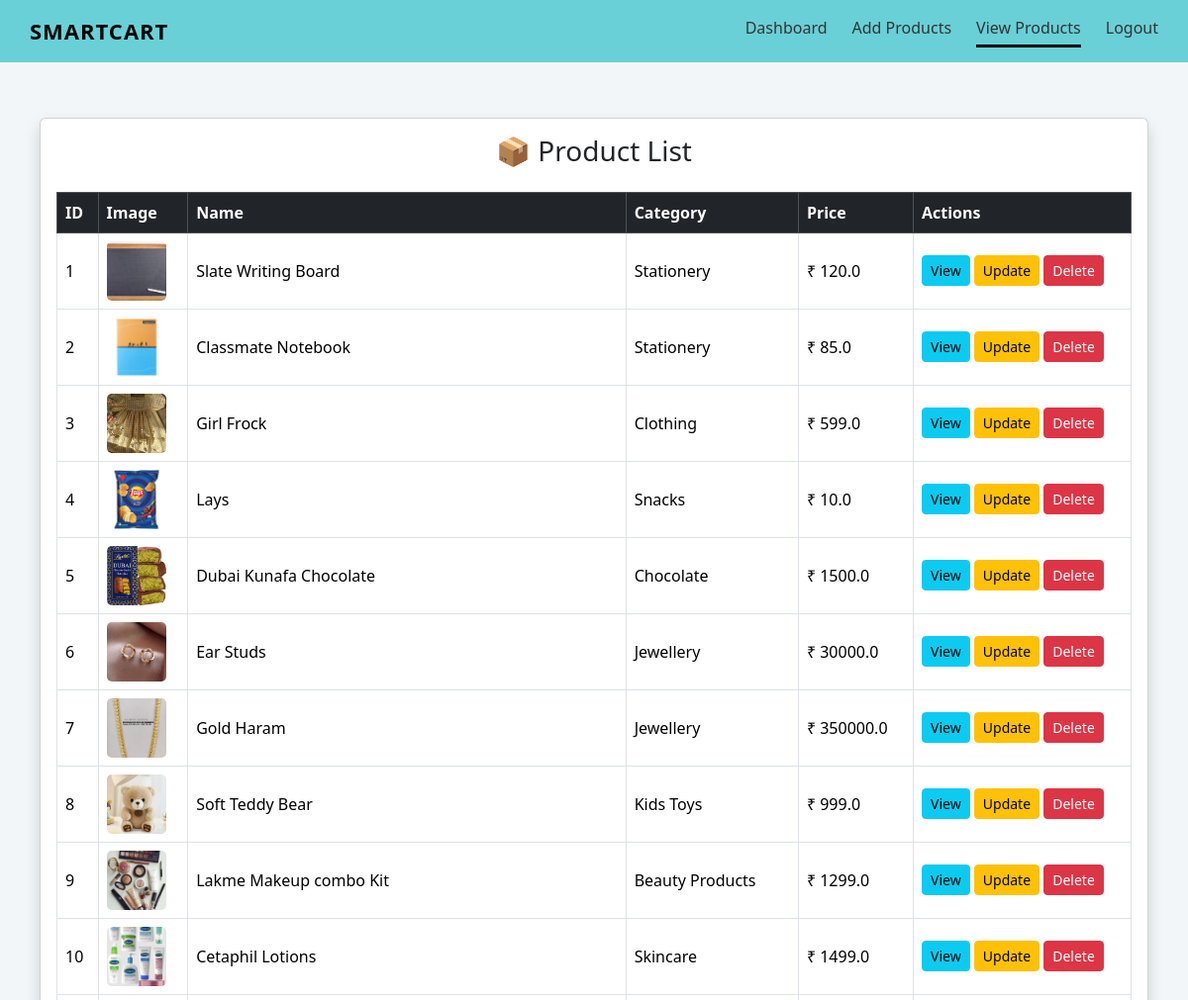
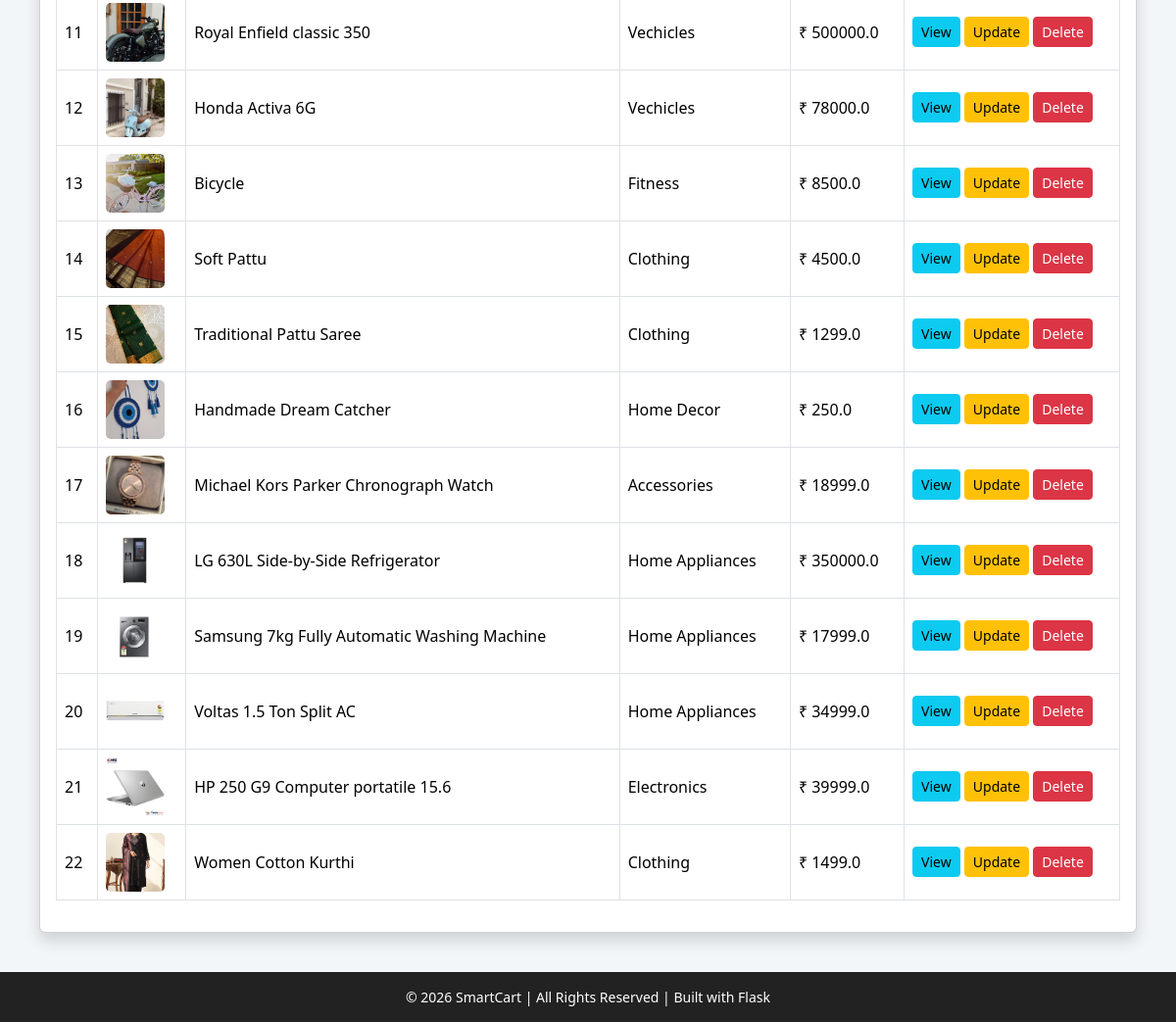
/admin/item-list (signed in), run on the app's committed database (2 pictures, top to bottom).
### tables this page shows
CREATE TABLE products (
    product_id INTEGER PRIMARY KEY AUTOINCREMENT,
    name TEXT,
    description TEXT,
    category TEXT,
    price REAL NOT NULL,
    image TEXT,
    status TEXT DEFAULT 'Active',
    admin_id INTEGER NOT NULL,
    FOREIGN KEY (admin_id) REFERENCES admin(admin_id)
);

### app.py (the view)
@app.route('/admin/item-list')
def item_list():
    if 'admin_id' not in session:
        flash("Please login first!", "danger")
        return redirect('/admin-login')
    admin_id = session['admin_id']
    search = request.args.get('search', '')
    category_filter = request.args.get('category', '')
    conn = get_db_connection()
    cursor = conn.cursor()
    cursor.execute("SELECT DISTINCT category FROM products WHERE admin_id = ?", (admin_id,))
    categories = cursor.fetchall()
    query = "SELECT * FROM products WHERE admin_id = ?"
    params = [admin_id]
    if search:
        query += " AND name LIKE ?"
        params.append("%" + search + "%")
    if category_filter:
        query += " AND category = ?"
        params.append(category_filter)
    cursor.execute(query, params)
    products = cursor.fetchall()
    conn.close()
    return render_template("admin/item_list.html",
                           products=products,
                           categories=categories)

### app.py (called while the page is built)
def get_db_connection():
    conn = sqlite3.connect("smartcart.db")
    conn.row_factory = sqlite3.Row
    conn.execute("PRAGMA foreign_keys = ON")
    return conn

### templates/admin/item_list.html (shortened to what this page needs)
{% extends "base.html" %}
{% block content %}
<div class="card shadow">
    <div class="card-body">
        <h3 class="mb-4 text-center">📦 Product List</h3>
        {% if products %}
        <div class="table-responsive">
            <table class="table table-bordered table-hover align-middle">
                <thead class="table-dark">
                    <tr>
                        <th>ID</th>
                        <th>Image</th>
                        <th>Name</th>
                        <th>Category</th>
                        <th>Price</th>
                        <th width="220">Actions</th>
                    </tr>
                </thead>
                <tbody>
    {% for product in products %}
<tr>
    <td>{{ product.product_id }}</td>
    <td>
        <img src="{{ url_for('static', filename='uploads/product_images/' + product.image) }}"
             width="60"
             height="60"
             style="object-fit: cover; border-radius: 5px;">
    </td>
    <td>{{ product.name }}</td>
    <td>{{ product.category }}</td>
    <td>₹ {{ product.price }}</td>
    <td>
        <a href="{{ url_for('view_item', item_id=product.product_id) }}"
           class="btn btn-info btn-sm">View</a>
        <a href="{{ url_for('update_item', item_id=product.product_id) }}"
           class="btn btn-warning btn-sm">Update</a>
        <a href="{{ url_for('delete_item', item_id=product.product_id) }}"
           class="btn btn-danger btn-sm">Delete</a>
    </td>
</tr>
{% endfor %}
</tbody>
</table>
        </div>
        {% else %}
            <p class="text-center text-muted">No products available.</p>
        {% endif %}
    </div>
</div>
{% endblock %}

### templates/base.html (style rules this page uses)
body { margin:0; font-family:"Segoe UI",sans-serif; background:#f2f6f8; display:flex; flex-direction:column; min-height:100vh; }

### data on the page
products: product_id "1", image (picture), name "Slate Writing Board", category "Stationery", price "120.0"
products: product_id "2", image (picture), name "Classmate Notebook", category "Stationery", price "85.0"
products: product_id "3", image (picture), name "Girl Frock", category "Clothing", price "599.0"
products: product_id "4", image (picture), name "Lays", category "Snacks", price "10.0"
products: product_id "5", image (picture), name "Dubai Kunafa Chocolate", category "Chocolate", price "1500.0"
products: product_id "6", image (picture), name "Ear Studs", category "Jewellery", price "30000.0"
products: product_id "7", image (picture), name "Gold Haram", category "Jewellery", price "350000.0"
products: product_id "8", image (picture), name "Soft Teddy Bear", category "Kids Toys", price "999.0"
products: product_id "9", image (picture), name "Lakme Makeup combo Kit", category "Beauty Products", price "1299.0"
products: product_id "10", image (picture), name "Cetaphil Lotions", category "Skincare", price "1499.0"
products: product_id "11", image (picture), name "Royal Enfield classic 350", category "Vechicles", price "500000.0"
products: product_id "12", image (picture), name "Honda Activa 6G", category "Vechicles", price "78000.0"
products: product_id "13", image (picture), name "Bicycle", category "Fitness", price "8500.0"
products: product_id "14", image (picture), name "Soft Pattu", category "Clothing", price "4500.0"
products: product_id "15", image (picture), name "Traditional Pattu Saree", category "Clothing", price "1299.0"
products: product_id "16", image (picture), name "Handmade Dream Catcher", category "Home Decor", price "250.0"
products: product_id "17", image (picture), name "Michael Kors Parker Chronograph Watch", category "Accessories", price "18999.0"
products: product_id "18", image (picture), name "LG 630L Side-by-Side Refrigerator", category "Home Appliances", price "350000.0"
products: product_id "19", image (picture), name "Samsung 7kg Fully Automatic Washing Machine", category "Home Appliances", price "17999.0"
products: product_id "20", image (picture), name "Voltas 1.5 Ton Split AC", category "Home Appliances", price "34999.0"
products: product_id "21", image (picture), name "HP 250 G9 Computer portatile 15.6", category "Electronics", price "39999.0"
products: product_id "22", image (picture), name "Women Cotton Kurthi", category "Clothing", price "1499.0"
